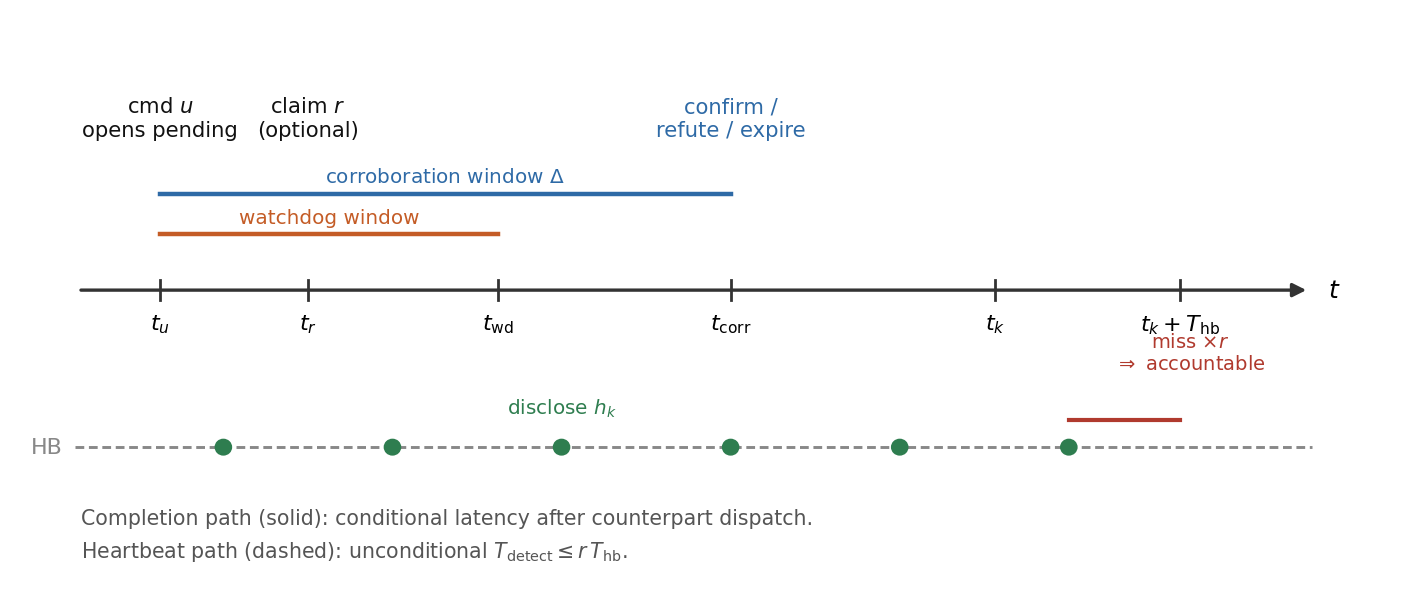

Recreate this plot in Python.
# -*- coding: utf-8 -*-
"""Dual-deadline corroboration and heartbeat timeline (paper03 fig:protocol)."""
from __future__ import annotations

import os

import matplotlib

matplotlib.use("Agg")
import matplotlib.pyplot as plt
from matplotlib.patches import FancyArrowPatch, Circle

HERE = os.path.dirname(os.path.abspath(__file__))
OUT = os.path.join(HERE, "fig_protocol")

plt.rcParams.update({
    "font.sans-serif": ["DejaVu Sans", "Arial", "Helvetica"],
    "axes.unicode_minus": False,
    "mathtext.fontset": "dejavusans",
    "figure.dpi": 200,
})

C_EDGE = "#333333"
C_NOTE = "#555555"
C_ORANGE = "#c45c26"
C_BLUE = "#2e6aa6"
C_GREEN = "#2e7d4f"
C_RED = "#b03a2e"
C_HB = "#888888"


def main() -> None:
    fig, ax = plt.subplots(figsize=(9.0, 3.75))
    ax.set_xlim(-0.6, 12.6)
    ax.set_ylim(-2.95, 2.75)
    ax.axis("off")

    ax.add_patch(FancyArrowPatch(
        (0.0, 0.0), (11.7, 0.0), arrowstyle="-|>", mutation_scale=10,
        linewidth=1.2, color=C_EDGE, zorder=2))
    ax.text(11.85, 0.0, r"$t$", ha="left", va="center", fontsize=9)

    ticks = [
        (0.8, r"$t_u$", "cmd $u$\nopens pending", "#111"),
        (2.2, r"$t_r$", "claim $r$\n(optional)", "#111"),
        (4.0, r"$t_{\mathrm{wd}}$", "", "#111"),
        (6.2, r"$t_{\mathrm{corr}}$", "confirm /\nrefute / expire", C_BLUE),
        (8.7, r"$t_{k}$", "", "#111"),
        (10.45, r"$t_{k}+T_{\mathrm{hb}}$", "", "#111"),
    ]
    for x, lab, ev, col in ticks:
        ax.plot([x, x], [-0.1, 0.1], color=C_EDGE, lw=1.0)
        ax.text(x, -0.22, lab, ha="center", va="top", fontsize=8)
        if ev:
            ax.text(x, 1.48, ev, ha="center", va="bottom", fontsize=7.6, color=col)

    ax.plot([0.8, 4.0], [0.55, 0.55], color=C_ORANGE, lw=1.6)
    ax.text(2.4, 0.62, "watchdog window", ha="center", va="bottom",
            fontsize=7.2, color=C_ORANGE)
    ax.plot([0.8, 6.2], [0.95, 0.95], color=C_BLUE, lw=1.6)
    ax.text(3.5, 1.02, r"corroboration window $\Delta$", ha="center",
            va="bottom", fontsize=7.2, color=C_BLUE)

    ax.plot([0.0, 11.7], [-1.55, -1.55], color=C_HB, lw=1.05, ls=(0, (3.0, 1.6)))
    ax.text(-0.12, -1.55, "HB", ha="right", va="center", fontsize=8, color=C_HB)
    beats = [1.4, 3.0, 4.6, 6.2, 7.8, 9.4]
    for x in beats:
        ax.add_patch(Circle((x, -1.55), 0.07, facecolor=C_GREEN,
                            edgecolor=C_GREEN, zorder=3))
    ax.text(4.6, -1.28, r"disclose $h_k$", ha="center", va="bottom",
            fontsize=7.2, color=C_GREEN)
    ax.plot([9.4, 10.45], [-1.28, -1.28], color=C_RED, lw=1.5)
    ax.text(10.55, -0.82, r"miss $\times r$" + "\n" + r"$\Rightarrow$ accountable",
            ha="center", va="bottom", fontsize=7.0, color=C_RED)

    ax.text(0.05, -2.25,
            r"Completion path (solid): conditional latency after counterpart dispatch.",
            ha="left", va="center", fontsize=7.4, color=C_NOTE)
    ax.text(0.05, -2.58,
            r"Heartbeat path (dashed): unconditional $T_{\mathrm{detect}}\leq r\,T_{\mathrm{hb}}$.",
            ha="left", va="center", fontsize=7.4, color=C_NOTE)

    fig.savefig(OUT + ".pdf", bbox_inches="tight", pad_inches=0.06)
    fig.savefig(OUT + ".png", dpi=200, bbox_inches="tight", pad_inches=0.06)
    plt.close(fig)
    print("wrote", OUT + ".pdf")


if __name__ == "__main__":
    main()
